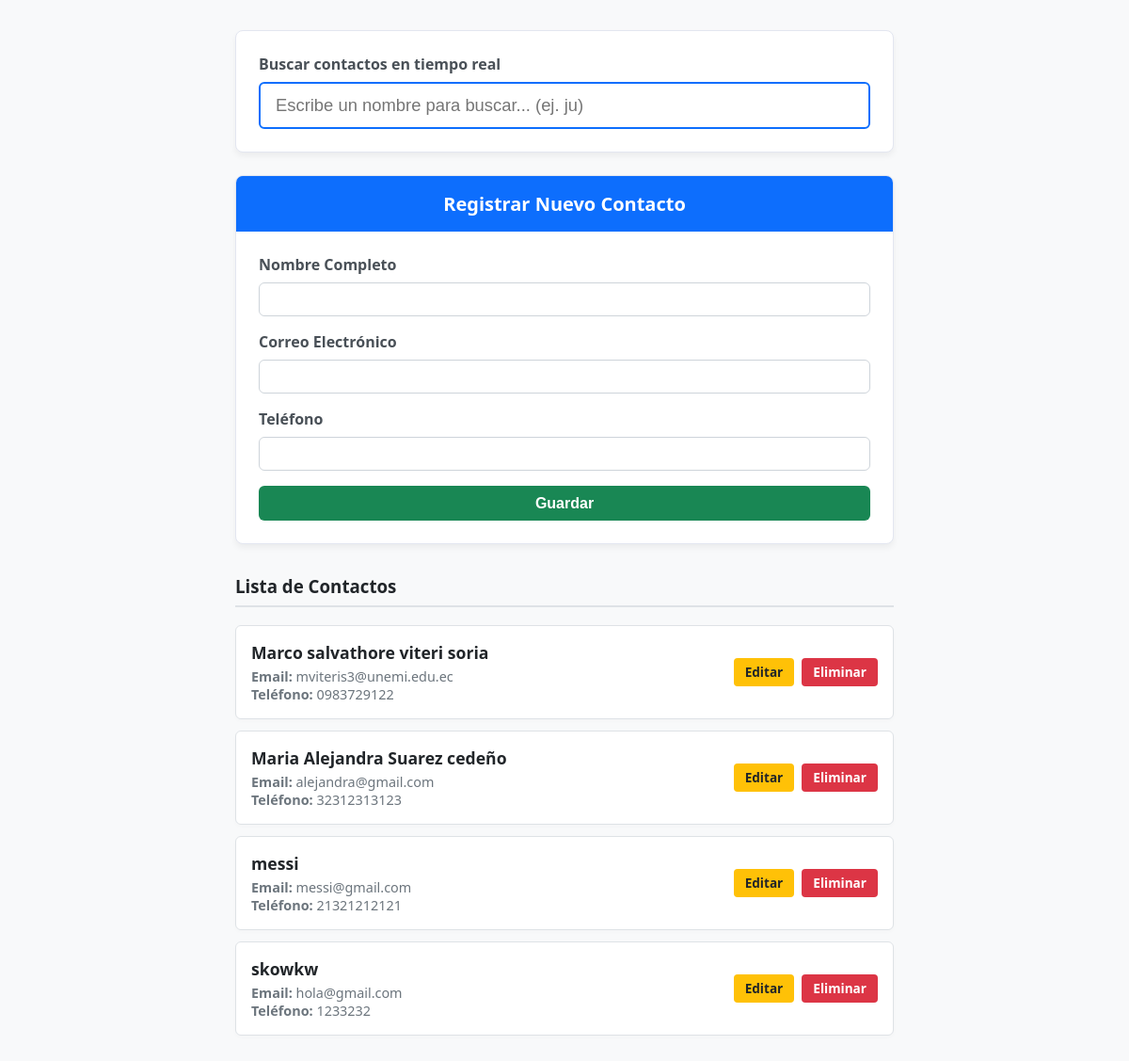
The page / on the database its author committed.
### administrar/models.py (models this page shows, shortened)
class Contacto(models.Model):
    nombre = models.CharField(max_length=150, verbose_name="Nombre completo")
    correo = models.EmailField(unique=True, verbose_name="Correo electrónico")
    telefono = models.CharField(max_length=20, verbose_name="Número telefónico")
    fecha_creacion = models.DateTimeField(auto_now_add=True, verbose_name="Fecha de registro")
    class Meta:
        verbose_name = "Contacto"
        verbose_name_plural = "Contactos"
        ordering = ['nombre']

### administrar/views.py (the view)
# urls.py: path('', views.index, name='index'),
def index(request):
    query = request.GET.get('q', '').strip()
    if query:
        contactos = Contacto.objects.filter(nombre__icontains=query)
    else:
        contactos = Contacto.objects.all()
    es_ajax = request.headers.get('X-Requested-With') == 'XMLHttpRequest' or request.META.get('HTTP_X_REQUESTED_WITH') == 'XMLHttpRequest'
    if es_ajax:
        return render(request, 'administrar/contactos_list.html', {'contactos': contactos})
    if request.method == 'POST':
        form = ContactoForm(request.POST) # Cargamos los datos del usuario
        if form.is_valid():
            form.save()
            return redirect('index') # Si es válido, guardamos y limpiamos
    else:
        form = ContactoForm() # Solo creamos un formulario limpio para peticiones GET normales
    return render(request, 'administrar/index.html', {
        'form': form,
        'contactos': contactos,
        'editando': False
    })

### administrar/forms.py (shortened to what this page needs)
class ContactoForm(forms.ModelForm):
    class Meta:
        model = Contacto
        fields = ['nombre', 'correo', 'telefono']
        error_messages = {
            'nombre': {
                'required': 'Por favor, ingresa el nombre completo del contacto.',
            },
            'correo': {
                'required': 'El correo electrónico es obligatorio.',
                'invalid': 'Por favor, ingresa una dirección de correo electrónico válida (ejemplo@correo.com).',
            },
            'telefono': {
                'required': 'El número de teléfono es obligatorio.',
            }
        }

### administrar/templates/administrar/index.html (shortened to what this page needs)
{% load static %}
<!DOCTYPE html>
<html lang="es">
<head>
    <link rel="stylesheet" href="{% static 'administrar/estilos.css' %}">
</head>
<body>
    <div class="contenedor-principal">
        <div class="tarjeta">
            <div class="tarjeta-cuerpo">
                <label for="buscarContacto" style="font-weight: bold; color: #495057; display:block; margin-bottom:0.5rem;">Buscar contactos en tiempo real</label>
                <input type="text" id="buscarContacto" class="input-busqueda" placeholder="Escribe un nombre para buscar... (ej. ju)">
            </div>
        </div>
        <div class="tarjeta">
            <div class="tarjeta-encabezado">
                <h4>{% if editando %}Editar Contacto{% else %}Registrar Nuevo Contacto{% endif %}</h4>
            </div>
            <div class="tarjeta-cuerpo">
                <form method="POST" novalidate>
                    <div class="grupo-control">
                        <label>Nombre Completo</label>
                        {{ form.nombre }}
                    </div>
                    <div class="grupo-control">
                        <label>Correo Electrónico</label>
                        {{ form.correo }}
                    </div>
                    <div class="grupo-control">
                        <label>Teléfono</label>
                        {{ form.telefono }}
                    </div>
                    <button type="submit" class="btn-guardar">
                        {% if editando %}Actualizar Contacto{% else %}Guardar{% endif %}
                    </button>
                </form>
            </div>
        </div>
        <div>
            <h3 class="lista-titulo">Lista de Contactos</h3>
            <div id="contenedor-contactos">
                {% include 'administrar/contactos_list.html' %}
            </div>
        </div>
    </div>
</body>
</html>

### administrar/templates/administrar/contactos_list.html
{% if contactos %}
    <div class="lista-grupo">
        {% for contacto in contactos %}
            <div class="contacto-item">
                <div class="contacto-info">
                    <h5 class="contacto-nombre">{{ contacto.nombre }}</h5>
                    <p class="contacto-detalle"><strong>Email:</strong> {{ contacto.correo }}</p>
                    <p class="contacto-detalle"><strong>Teléfono:</strong> {{ contacto.telefono }}</p>
                </div>
                <div class="contacto-acciones">
                    <a href="{% url 'editar' contacto.id %}" class="btn-accion btn-editar">Editar</a>
                    <a href="{% url 'eliminar' contacto.id %}" class="btn-accion btn-eliminar" onclick="return confirm('¿Estás seguro de eliminar este contacto?')">Eliminar</a>
                </div>
            </div>
        {% endfor %}
    </div>
{% else %}
    <p class="sin-contactos">No se encontraron contactos.</p>
{% endif %}

### administrar/static/administrar/estilos.css (style rules this page uses)
body { background-color: #f8f9fa; font-family: system-ui, -apple-system, "Segoe UI", Roboto, sans-serif; margin: 0; padding: 0; }
.contenedor-principal { max-width: 700px; margin: 2rem auto; padding: 0 1rem; }
.tarjeta { background: #ffffff; border-radius: 8px; box-shadow: 0 4px 6px rgba(0, 0, 0, 0.05); margin-bottom: 1.5rem; border: 1px solid #e3e6f0; overflow: hidden; }
.tarjeta-cuerpo { padding: 1.5rem; }
.tarjeta-encabezado { background-color: #0d6efd; color: #ffffff; padding: 1rem; text-align: center; }
.tarjeta-encabezado h4 { margin: 0; font-size: 1.25rem; }
.grupo-control { margin-bottom: 1rem; }
.grupo-control label { display: block; margin-bottom: 0.5rem; font-weight: 600; color: #495057; }
.grupo-control input { width: 100%; padding: 0.5rem 0.75rem; font-size: 1rem; color: #212529; background-color: #fff; border: 1px solid #ced4da; border-radius: 0.375rem; box-sizing: border-box; transition: border-color .15s ease-in-out, box-shadow .15s ease-in-out; }
.input-busqueda { width: 100%; padding: 0.75rem 1rem; font-size: 1.15rem; color: #212529; background-color: #fff; border: 2px solid #0d6efd; border-radius: 0.375rem; box-sizing: border-box; }
.btn-guardar { width: 100%; padding: 0.6rem 1rem; font-size: 1rem; font-weight: 700; color: #fff; background-color: #198754; border: none; border-radius: 0.375rem; cursor: pointer; transition: background-color 0.15s ease-in-out; }
.lista-titulo { border-bottom: 2px solid #dee2e6; padding-bottom: 0.5rem; margin-top: 2rem; color: #212529; }
.lista-grupo { margin-top: 1rem; }
.contacto-item { background: #fff; border: 1px solid #dee2e6; border-radius: 0.375rem; padding: 1rem; margin-bottom: 0.75rem; display: flex; justify-content: space-between; align-items: center; box-shadow: 0 2px 4px rgba(0, 0, 0, 0.02); }
.contacto-nombre { margin: 0 0 0.25rem 0; font-size: 1.1rem; color: #212529; }
.contacto-detalle { margin: 0; font-size: 0.9rem; color: #6c757d; }
.contacto-acciones { display: flex; gap: 0.5rem; }
.btn-accion { padding: 0.35rem 0.75rem; font-size: 0.85rem; font-weight: 600; text-decoration: none; border-radius: 0.25rem; color: #fff; transition: background-color 0.15s ease-in-out; }
.btn-editar { background-color: #ffc107; color: #212529; }
.btn-eliminar { background-color: #dc3545; }

### rows shown on the page
Contacto: nombre "Marco salvathore viteri soria", correo "mviteris3@unemi.edu.ec", telefono "0983729122"
Contacto: nombre "Maria Alejandra Suarez cedeño", correo "alejandra@gmail.com", telefono "32312313123"
Contacto: nombre "messi", correo "messi@gmail.com", telefono "21321212121"
Contacto: nombre "skowkw", correo "hola@gmail.com", telefono "1233232"
